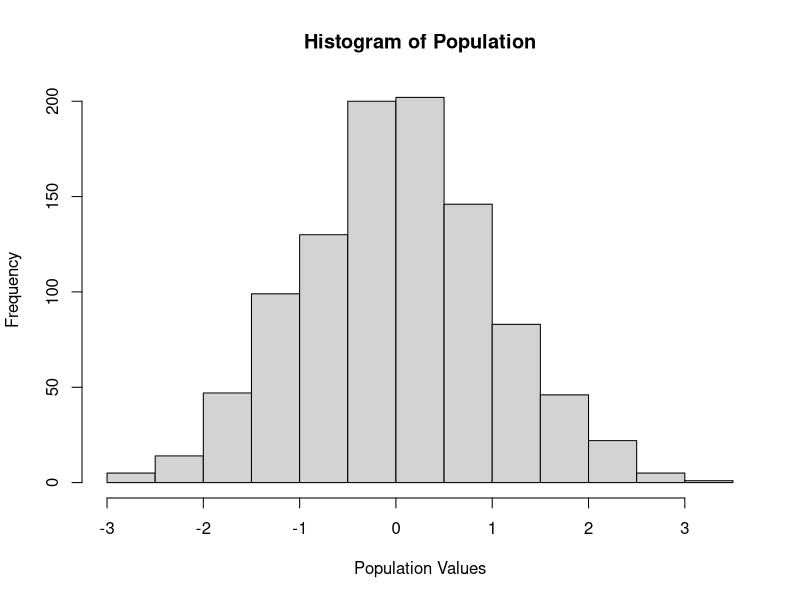
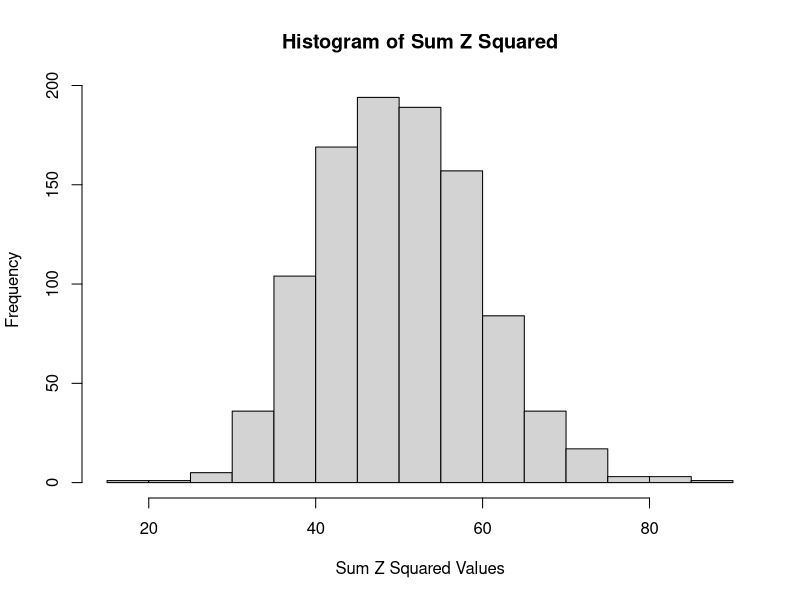

Reproduce these figures in R, in order.
# Understanding Chi-Squared Distribution

set.seed(123)

# The v (Nu), degrees of freedom. Compare 5 and 50. 5 should be skewed to the
# right. 50+ should be ~normal
intV <- 50

vPopulation <- rnorm(1000, mean=0, sd=1)
nMean <- mean(vPopulation)
nSD <- sd(vPopulation)

set_info <- function (vInput,strTitle) {
  hist(vInput,main = paste('Histogram of' , strTitle),
       xlab=paste(strTitle,'Values'))
  print(paste('Mean:',mean(vInput)))
  print(paste('Variance:',var(vInput)))
  print(paste('SD:',sd(vInput)))
}

set_info(vPopulation,'Population')

vSumZSquared <- c()
for (i in 1:1000) {
  vSample <- sample(vPopulation, size=intV, replace = T)
  
  # Since the mean ~0 and the sd ~1, vZ should be pretty much a copy of 
  # the sample
  vZ <- sapply(vSample,function(x) (x-nMean)/nSD)
  
  # Squaring the values will widen the spread and make everything >=0
  vZSquared <- sapply(vZ, function(x) x^2)
  
  # Summing them up should make the spread even greater, and has a 
  # relationship to the size of the sample, the intV. As intV increases
  # there is room to breathe on the left side of the mean, so it gets
  # more normally distributed
  vSumZSquared[i] <- sum(vZSquared)
}

# Mean should be "v"(intV), and variance "2v" (2*intV)
# I'm thinking the squared part of X^2 comes from the Z "squared"
set_info(vSumZSquared,'Sum Z Squared') 
